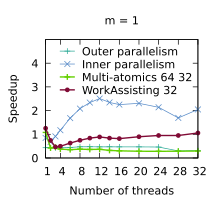

Here is the gnuplot script that generated this plot:
set title "m = 1"
set terminal pdf size 2.2,2.0
set output "./results/Compactions_n___4,194,304,_m___1.pdf"
set key on
set key top left Left reverse
set key samplen 1.4
set xrange [1:32]
set xtics (1, 4, 8, 12, 16, 20, 24, 28, 32)
set xlabel "Number of threads"
set yrange [0:5]
set ytics (0, 1, 2, 3, 4)
set ylabel "Speedup"
plot './results/Compactions_n___4,194,304,_m___1.dat' using 1:2 title "Outer parallelism" pointsize 0.7 lw 1 pt 1 linecolor rgb "#24A793" with linespoints, \
  './results/Compactions_n___4,194,304,_m___1.dat' using 1:3 title "Inner parallelism" pointsize 0.7 lw 1 pt 2 linecolor rgb "#5287C6" with linespoints, \
  './results/Compactions_n___4,194,304,_m___1.dat' using 1:4 title "Multi-atomics 64 32" pointsize 0.7 lw 2 pt 1 linecolor rgb "#64D000" with linespoints, \
  './results/Compactions_n___4,194,304,_m___1.dat' using 1:5 title "WorkAssisting 32" pointsize 0.4 lw 2 pt 7 linecolor rgb "#800A35" with linespoints
